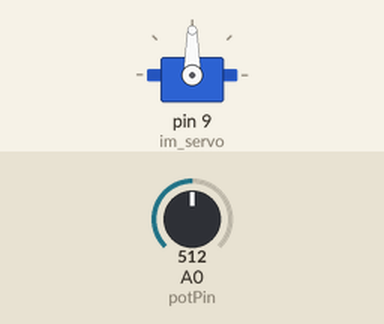
This sketch was run on a simulated Arduino Uno, built with avr-gcc and run on an emulated ATmega328P. Parts: servo. The test bench sets the inputs (shaded band); at power-on: A0 (potPin) = 512.

Above: at 1.2 s.
1.3 s: A0 (potPin) set to 716
At 1.9 s:
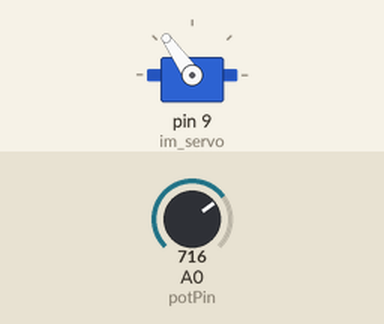
2.8 s: A0 (potPin) set to 900
At 3.9 s:
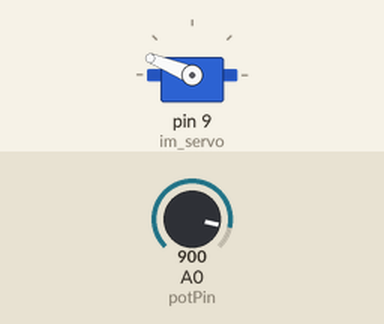
4.3 s: A0 (potPin) set to 1023
At 5.3 s:
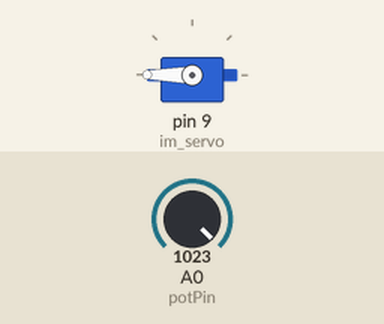
5.8 s: A0 (potPin) set to 306
At 6.2 s:
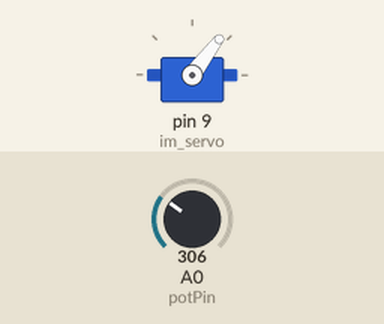
7.3 s: A0 (potPin) set to 122
At 7.6 s:
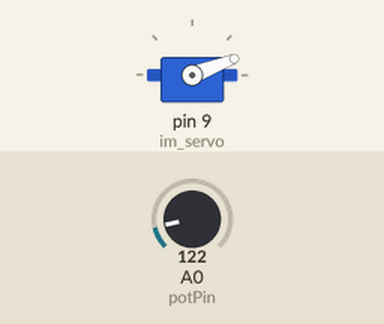
Timing chart, 0 to 9.8 s (numbered marks = the images above; inputs shaded):
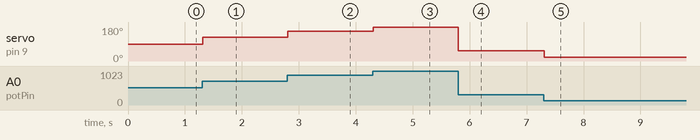

Measured:
- after the input at 1.3 s, servo on pin 9 (im_servo): 90° → 125° at once
- after the input at 2.8 s, servo on pin 9 (im_servo): 125° → 158° at once
- after the input at 4.3 s, servo on pin 9 (im_servo): 158° → 180° at once
- after the input at 5.8 s, servo on pin 9 (im_servo): 180° → 53° at once
- after the input at 7.3 s, servo on pin 9 (im_servo): 53° → 21° at once

The sketch:

BareMinimum_Activity4.ino
```cpp
#include <Servo.h> // Using servo library

Servo im_servo; // create servo object

int potPin= A0;
int val;

void setup() {
  im_servo.attach(9);
}

void loop() {
  val= analogRead(potPin);
  val= map (val, 0, 1023, 0, 180);
  im_servo.write(val);
  delay(15);
}
```
